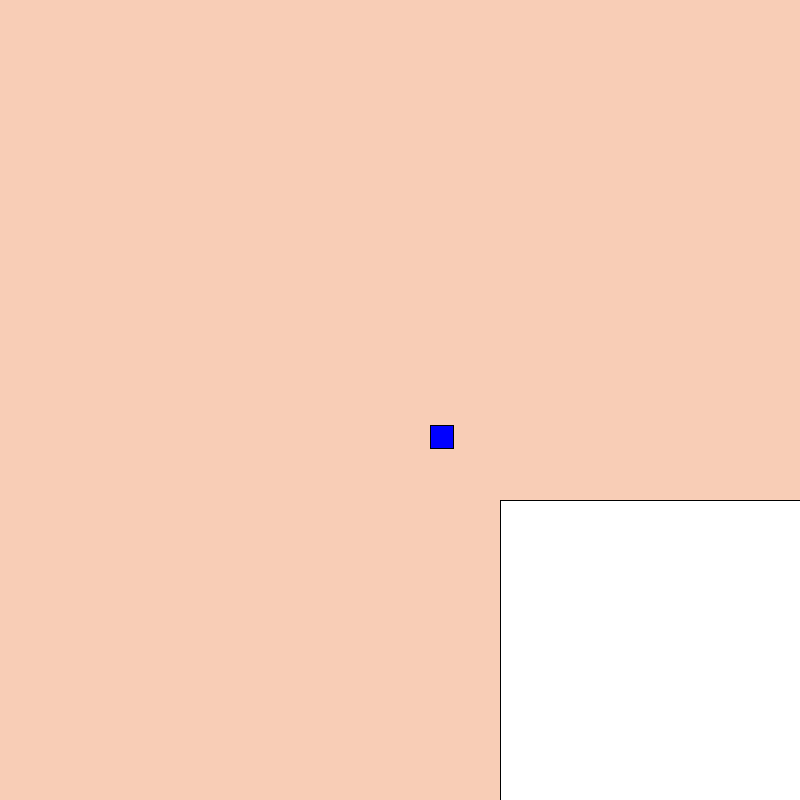
Frame 1 (no input)
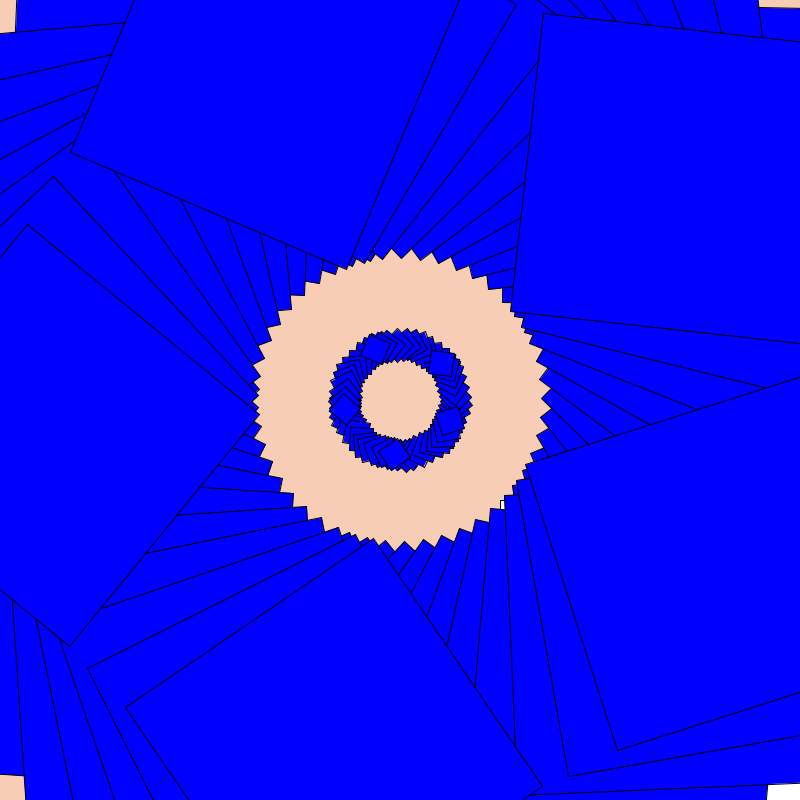
Frame 60 (the mouse pressed at the canvas centre just before this capture)
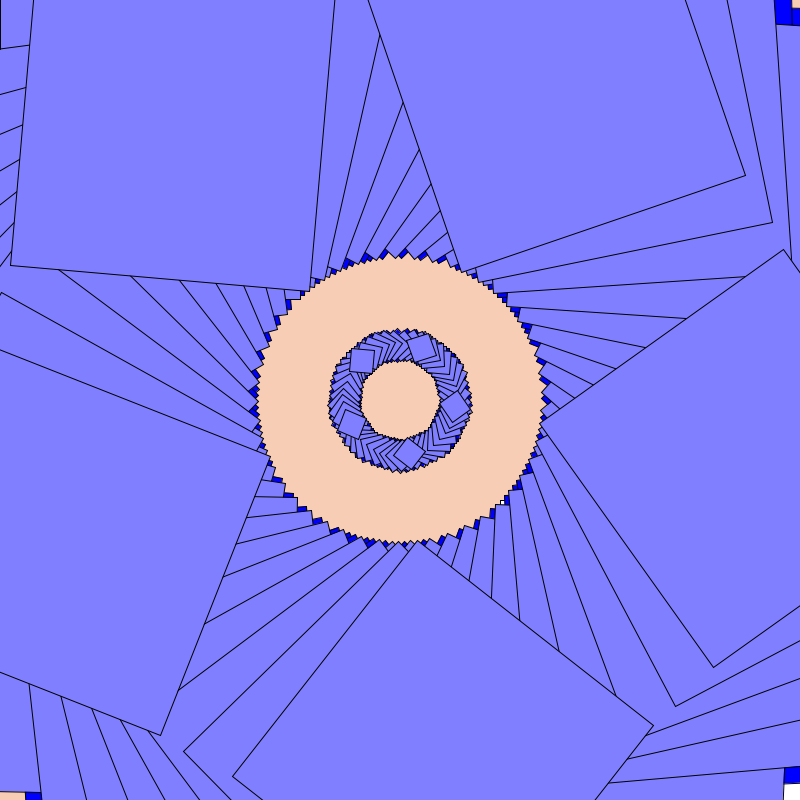
Frame 120 (the mouse held since frame 60 and released just before this capture)

The Processing sketch that drew these frames (run headless with seeded random() and noise(); from frame 60 on, the mouse is pressed at the canvas centre):

// Processing sketch: vita
// ── vita.pde

float angle = 0.0;


void setup() {
  size(800, 800);
  background(248, 205, 182);
  smooth();
}


void draw() { 
  translate(400, 400);
  rotate(angle);
  rect(100, 100, 300, 300);
  angle += 5;
  int r = int(map(mouseX, 0, width, 0, 255));
  int g = int(map(mouseY, 0, height, 0, 255));
  fill(r, g, 255+r);
  rect(30+sin(frameCount), 25+cos(frameCount), 23, 23);
  scale(sin(angle)+2);
}
